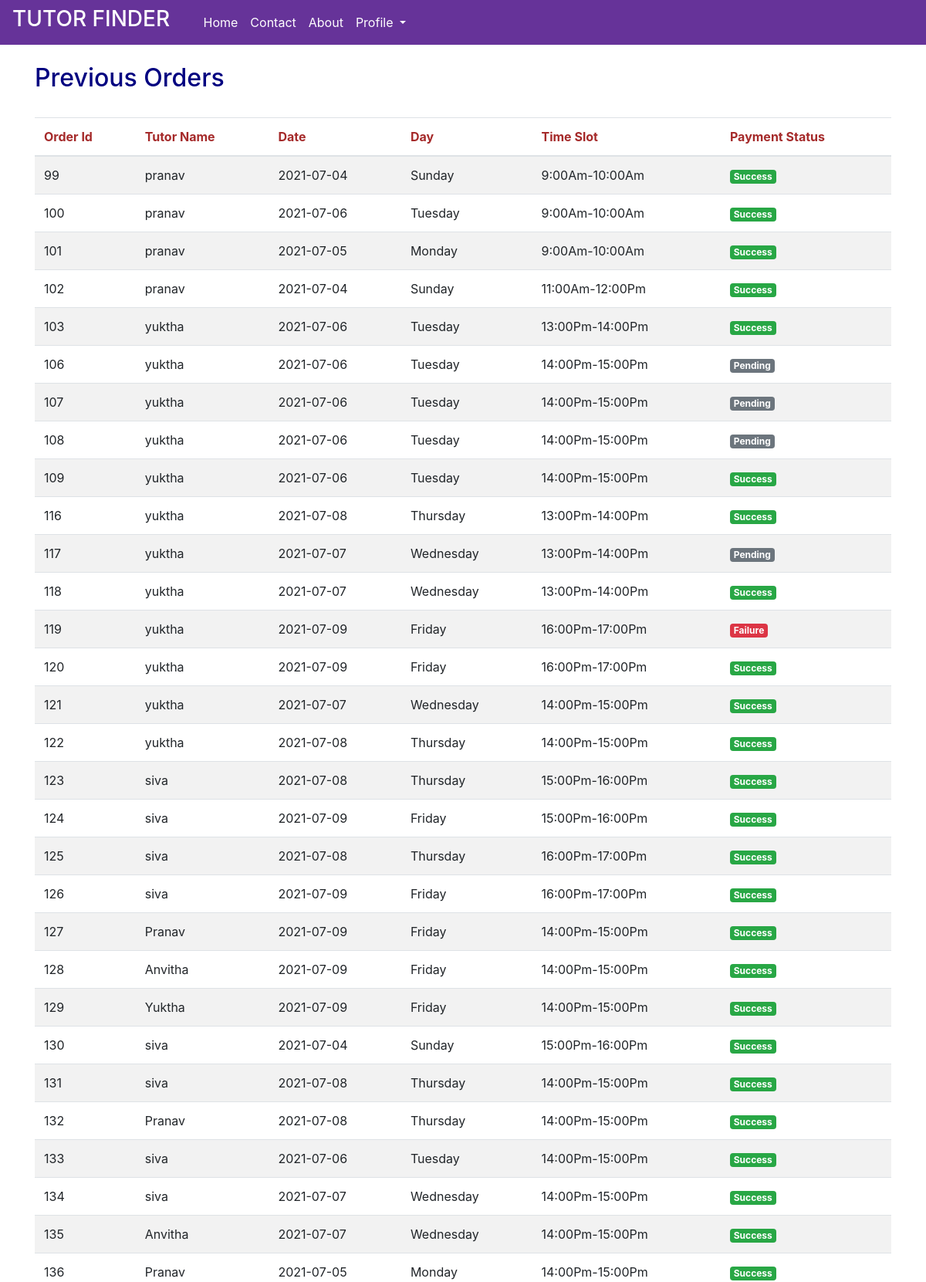
The app's page /my_orders/ (signed in, upper part) with its own data.
### accounts/models.py (models this page shows)
class Orders(models.Model):
    stud_name=models.CharField(max_length=255,default="")
    tutor_name=models.CharField(max_length=255,default="")
    stud_email=models.CharField(max_length=255,default="")
    tutor_email=models.CharField(max_length=255,default="")
    stud_phn=models.CharField(max_length=255,default="")
    tutor_phn=models.CharField(max_length=255,default="")
    fee=models.IntegerField(default=0)
    day=models.CharField(max_length=255,default="")
    date=models.CharField(max_length=255,default="")
    time=models.CharField(max_length=255,default="")
    time1=models.CharField(max_length=255,default="")
    status=models.CharField(max_length=255,default="Pending")

### accounts/views.py (the view)
# urls.py: path('my_orders/',views.orderView,name="my_orders"),
def orderView(request):
    print(request.user.username)
    o=Orders.objects.filter(stud_name=request.user.username)
    lis={"orders":o}
    return render(request,'MyOrders.html',lis)

### accounts/templates/MyOrders.html (shortened to what this page needs)
{% extends 'base1.html' %}
{% block content %}
<head>
    <link rel="stylesheet" href="https://cdn.jsdelivr.net/npm/bootstrap@4.6.0/dist/css/bootstrap.min.css">
    <link rel="stylesheet" href="https://cdnjs.cloudflare.com/ajax/libs/bootstrap-select/1.13.1/css/bootstrap-select.css" />
</head>
<body>
    <div class="container">
        <br>
        <h2 class="h2">Previous Orders</h2>
        <br>
    <table class="table table-striped">
  <thead style="color: brown;">
    <th scope="col">Order Id</th>
    <th scope="col">Tutor Name</th>
    <th scope="col">Date</th>
    <th scope="col">Day</th>
    <th scope="col">Time Slot</th>
    <th scope="col">Payment Status</th>
  </thead>
  <tbody>
    {% for i in orders %}
    <tr>
      <td scope="row">{{i.id}}</td>
      <td>{{i.tutor_name}}</td>
      <td>{{i.date}}</td>
      <td>{{i.day}}</td>
      <td>{{i.time1}}</td>
      <td>
        {% if i.status == "Success" %}
            <span class="badge badge-success">Success</span>
        {% endif %}
        {% if i.status == "Failure" %}
            <span class="badge badge-danger">Failure</span>
        {% endif %}
        {% if i.status == "Pending" %}
            <span class="badge badge-secondary">Pending</span>
        {% endif %}
      </td>
    </tr>
    {% endfor %}
  </tbody>
</table>
</div>
    {% endblock %}

### accounts/templates/MyOrders.html (style rules this page uses)
.h2 { color: navy; }

### records on screen
Orders: id "99", tutor_name "pranav", date "2021-07-04", day "Sunday", time1 "9:00Am-10:00Am", status "Success"
Orders: id "100", tutor_name "pranav", date "2021-07-06", day "Tuesday", time1 "9:00Am-10:00Am", status "Success"
Orders: id "101", tutor_name "pranav", date "2021-07-05", day "Monday", time1 "9:00Am-10:00Am", status "Success"
Orders: id "102", tutor_name "pranav", date "2021-07-04", day "Sunday", time1 "11:00Am-12:00Pm", status "Success"
Orders: id "103", tutor_name "yuktha", date "2021-07-06", day "Tuesday", time1 "13:00Pm-14:00Pm", status "Success"
Orders: id "106", tutor_name "yuktha", date "2021-07-06", day "Tuesday", time1 "14:00Pm-15:00Pm", status "Pending"
Orders: id "107", tutor_name "yuktha", date "2021-07-06", day "Tuesday", time1 "14:00Pm-15:00Pm", status "Pending"
Orders: id "108", tutor_name "yuktha", date "2021-07-06", day "Tuesday", time1 "14:00Pm-15:00Pm", status "Pending"
Orders: id "109", tutor_name "yuktha", date "2021-07-06", day "Tuesday", time1 "14:00Pm-15:00Pm", status "Success"
Orders: id "116", tutor_name "yuktha", date "2021-07-08", day "Thursday", time1 "13:00Pm-14:00Pm", status "Success"
Orders: id "117", tutor_name "yuktha", date "2021-07-07", day "Wednesday", time1 "13:00Pm-14:00Pm", status "Pending"
Orders: id "118", tutor_name "yuktha", date "2021-07-07", day "Wednesday", time1 "13:00Pm-14:00Pm", status "Success"
Orders: id "119", tutor_name "yuktha", date "2021-07-09", day "Friday", time1 "16:00Pm-17:00Pm", status "Failure"
Orders: id "120", tutor_name "yuktha", date "2021-07-09", day "Friday", time1 "16:00Pm-17:00Pm", status "Success"
Orders: id "121", tutor_name "yuktha", date "2021-07-07", day "Wednesday", time1 "14:00Pm-15:00Pm", status "Success"
Orders: id "122", tutor_name "yuktha", date "2021-07-08", day "Thursday", time1 "14:00Pm-15:00Pm", status "Success"
Orders: id "123", tutor_name "siva", date "2021-07-08", day "Thursday", time1 "15:00Pm-16:00Pm", status "Success"
Orders: id "124", tutor_name "siva", date "2021-07-09", day "Friday", time1 "15:00Pm-16:00Pm", status "Success"
Orders: id "125", tutor_name "siva", date "2021-07-08", day "Thursday", time1 "16:00Pm-17:00Pm", status "Success"
Orders: id "126", tutor_name "siva", date "2021-07-09", day "Friday", time1 "16:00Pm-17:00Pm", status "Success"
Orders: id "127", tutor_name "Pranav", date "2021-07-09", day "Friday", time1 "14:00Pm-15:00Pm", status "Success"
Orders: id "128", tutor_name "Anvitha", date "2021-07-09", day "Friday", time1 "14:00Pm-15:00Pm", status "Success"
Orders: id "129", tutor_name "Yuktha", date "2021-07-09", day "Friday", time1 "14:00Pm-15:00Pm", status "Success"
Orders: id "130", tutor_name "siva", date "2021-07-04", day "Sunday", time1 "15:00Pm-16:00Pm", status "Success"
Orders: id "131", tutor_name "siva", date "2021-07-08", day "Thursday", time1 "14:00Pm-15:00Pm", status "Success"
Orders: id "132", tutor_name "Pranav", date "2021-07-08", day "Thursday", time1 "14:00Pm-15:00Pm", status "Success"
Orders: id "133", tutor_name "siva", date "2021-07-06", day "Tuesday", time1 "14:00Pm-15:00Pm", status "Success"
Orders: id "134", tutor_name "siva", date "2021-07-07", day "Wednesday", time1 "14:00Pm-15:00Pm", status "Success"
Orders: id "135", tutor_name "Anvitha", date "2021-07-07", day "Wednesday", time1 "14:00Pm-15:00Pm", status "Success"
Orders: id "136", tutor_name "Pranav", date "2021-07-05", day "Monday", time1 "14:00Pm-15:00Pm", status "Success"
